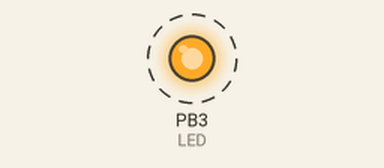
Simulated run of this program. Board: ATtiny13, built with avr-gcc and emulated at 1.2 MHz. On the bench: output pins drawn as LEDs (lit = HIGH). Dashed ring = blinking.

Above: at 0.08 s.
Timing chart, 0 to 3.0 s (numbered marks = the images above):
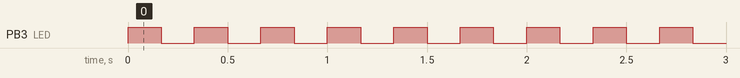

Measured:
- by itself, PB3 (LED): alternates HIGH for 0.17 s and LOW for 0.17 s

The program:

main.c
```c
/*
 * Blinking LED - 1 Hz
 * Created: 23.05.2015 21:19:05
 * Author: Aleksey M.
 * MCU Atmel ATtiny13
 * Tested: YES
 */

// MCU Frequency - 1,2 MHz. 9,6 MHz default clock with prescaling of 8, page 26
#define F_CPU 1200000UL
#define LED PB3

// IO definition library for work with registers names
#include <avr/io.h>

void delay(int);

int main(void) {
  // Port B Data Direction Register. Set Input/Output func for pin
  DDRB = 0b00001000;  // 0x8 HEX

  // Port B Data Register
  PORTB = 0b00110111; // 0x37

  while (1) {
    PORTB ^= (1 << LED); // Toggle bit LED ON/OF
    delay(50000);
  }

  // Should it return something?
  return 0;
}

/*
Compilation
===================================
avr-gcc -g -Wall -Os -DF_CPU=1200000 -mmcu=attiny13 -c main.c
avr-gcc -g -Wall -Os -DF_CPU=1200000 -mmcu=attiny13 -c delay.s // if code in asm

// Link all
avr-gcc -g -mmcu=attiny13 -o firmware.elf main.o delay.o
avr-objcopy -O ihex firmware.elf firmware.hex
*/

/*
# Comments:
===================================
## What does the program do?
It is a classic "hello world" program for microcontrollers, frequently referred
to as the 'blink' program.

Circuit connections:
DDRB. Define direction for port pins
'0' - input, '1' - output, unused '*' pins config to 'inputs' with enabled
internal pull-up resistors

PORT. Define pullups resistors to "VCC" for inputs or logic states for outputs
Input: '1' - pullup enable, '0' - pullup disable
Output: '1' - logic one, '0' - logic zero

PB0 - Button - GND
PB1 - *
PB2	- *
PB3 - LED - 2,2k - GND
PB4 - *
PB5 - Reset (input)
PB6, PB7 are Read-only bits

DC Current per I/O Pin 40.0mA
LEDred Vf = 1,65V, I = 1,5mA
VCC = 5V
R = (5V - 1,65V) / 2 = 2,23K = 2,2K

## Notes:
f = 1/T, T = 1 sec

The RESET operation initializes all I/O registers and sets
the Program Counter (PC) to zero.

# Conclusions
===================================
Run this code and find what behavior is expected and what we got.
*/
```
